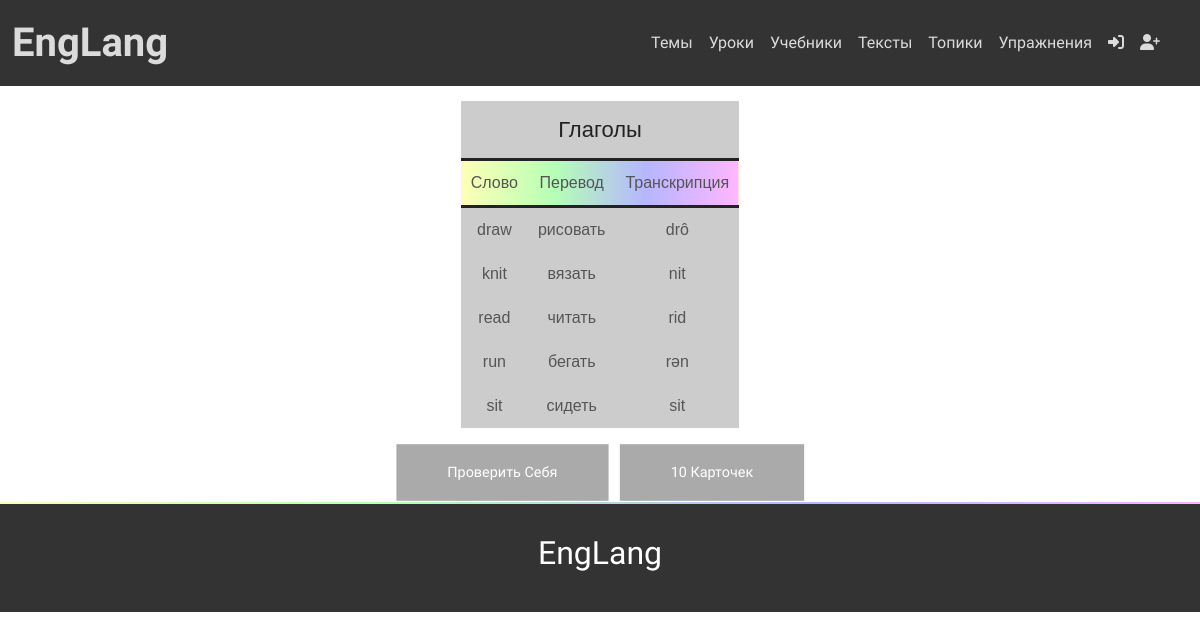
/exercises/topic/glagolyi/, run on the app's committed database.
### exercises/models.py (models this page shows, shortened)
class Topic(models.Model):
    author = models.ForeignKey(Profile, null=True, blank=True, on_delete=models.CASCADE)
    name = models.CharField('topic', max_length=100)
    slug = models.SlugField()
    theme = models.ForeignKey(Theme, on_delete=models.CASCADE, blank=True, null=True)
    words = models.ManyToManyField(Word, blank=True)
    bookmarks = models.ManyToManyField(User, related_name='bookmarked_topics', blank=True)
    class Meta:
        verbose_name = 'Топик'
        verbose_name_plural = 'Топики'
        unique_together = ('name', 'slug')

class Word(models.Model):
    word_eng = models.CharField('word', max_length=50)
    word_rus = models.CharField(max_length=50)
    transcript = models.CharField(max_length=50)
    class Meta:
        verbose_name = 'Слово'
        verbose_name_plural = 'Слова'
        ordering = ('word_eng', 'word_rus')
        unique_together = ('word_eng', 'word_rus')

### exercises/views.py (the view, shortened to what this page needs)
# urls.py: path('topic/<str:topic_slug>/', views.topic_details, name='topic_details'),
def topic_details(request, topic_slug):
    topic = get_object_or_404(Topic, slug=topic_slug)
    form = WordForm()
    search_words = None
    words = Word.objects.filter(topic=topic)
    if request.GET.get('q'):
        query = request.GET.get('q')
        search_words = Word.objects.distinct().filter(
            Q(word_eng__icontains=query) |
            Q(word_rus__icontains=query)
        )
    context = {
        'topic': topic,
        'words': words,
        'search_words': search_words,
        'form': form
    }
    return render(request, 'exercises/topic_detail.html', context)

### templates/exercises/topic_detail.html (shortened to what this page needs)
{% extends 'base.html' %}
{% load static %}
{% block content %}
    <div class="container-fluid">
        <div class="row">
            <div class="col-12">
                <table>
                    {% if user.is_staff %}
                        <tr>
                            <th colspan="4">{{ topic.name }}</th>
                        </tr>
                        <tr>
                            <td>Слово</td>
                            <td>Перевод</td>
                            <td>Транскрипция</td>
                            <td>Действия</td>
                        </tr>
                        {% for word in words %}
                        <tr>
                            <td>
                                {{ word.word_eng }}
                                <a onclick="speak('{{ word.word_eng }}')"><i class="fas fa-volume-up"></i></a>
                            </td>
                            <td>{{ word.word_rus }}</td>
                            <td>{{ word.transcript }}</td>
                            <td>
                                <a href="{% url 'update_word' word.id %}"><i class="fas fa-edit"></i></a>
                                <a href="{% url 'remove_word_from_topic' topic.slug word.id %}"><i class="fas fa-times"></i></a>
                                <a href="{% url 'delete_word' word.id %}"><i class="fas fa-trash-alt"></i></a>
                            </td>
                        </tr>
                    {% endfor %}
                    {% else %}
                        <tr>
                            <th colspan="3">{{ topic.name }}</th>
                        </tr>
                        <tr>
                            <td>Слово</td>
                            <td>Перевод</td>
                            <td>Транскрипция</td>
                        </tr>
                        {% for word in words %}
                        <tr>
                            <td>{{ word.word_eng }}</td>
                            <td>{{ word.word_rus }}</td>
                            <td>{{ word.transcript }}</td>
                        </tr>
                        {% endfor %}
                    {% endif %}
                </table>
            </div>
            {% if user.is_authenticated %}
            <div class="col-12 offset-lg-2 col-lg-8 offset-xl-3 col-xl-6 text-center"></p>
                {% if user in topic.bookmarks.all %}
                    <form class="sub_unsub" action="{% url 'bookmark_topic' topic.id %}" method="post" name="remove" id="remove">
                        {% csrf_token %}
                        <a class="btn btn-success" href="{% url 'ten_random_words_from_bookmarks' %}">10 случайных слов</a>
                        <button class="btn btn-danger" type="submit" name="remove" value="{{ topic.id }}"><i class="fas fa-bookmark"></i></button>
                        <a class="btn btn-primary" href="{% url 'one_word' %}">Проверить себя</a>
                    </form>
                {% else %}
                    <form class="sub_unsub" action="{% url 'bookmark_topic' topic.id %}" method="post" name="add" id="add">
                        {% csrf_token %}
                        <a class="btn btn-success" href="{% url 'ten_random_words' %}">10 случайных слов</a>
                        <button class="btn btn-warning" type="submit" name="add" value="{{ topic.id }}"><i class="fas fa-bookmark"></i></button>
                        <a class="btn btn-primary" href="{% url 'one_word' %}">Проверить себя</a>
                    </form>
                {% endif %}
            </div>
                {% if topic.author == request.user.profile or request.user.is_superuser %}
                    <div class="col-12 text-center col-sm-6 text-md-end"><a class="btn btn-primary" href="{% url 'update_topic' topic.slug %}"><i class="fas fa-pen"></i></a></div>
                    <div class="col-12 text-center col-sm-6 text-md-start"><a class="btn btn-danger" href="{% url 'delete_topic' topic.slug %}"><i class="fas fa-trash"></i></a></div>
                    <br><br><br>
                {% endif %}
            {% else %}
            <div class="col-12 offset-lg-2 col-lg-8 offset-xl-3 col-xl-6 text-center">
                <a class="btn btn-primary" href="{% url 'one_word' %}">Проверить себя</a>
                <a href="{% url 'ten_random_words' %}" class="btn btn-primary">10 Карточек</a>
            </div>
            {% endif %}
        </div>
    </div>
{% endblock content %}

### static/css/style.css (style rules this page uses)
a { text-decoration: none; color: #222; transition: all 0.3s ease; }
.btn { display: inline-block; padding: 15px 50px; background-color: #aaa; font-size: 15px; font-weight: 500; transition: all 0.5s ease; transform: scale(0.96); text-transform: capitalize; color: #fff; border: 3px solid transparent; border-radius: 0px; }
.btn-warning, .btn-success, .btn-primary, .btn-danger { border-radius: 0px; }

### static/css/base.css (style rules this page uses)
:root { --gradient: linear-gradient(to right, #ff0, #0f0, #00f, #f0f); --light-gradient: linear-gradient(to right, #ffb, #bfb, #bbf, #fbf); --dark-gradient: linear-gradient(to right, #660, #060, #006, #606); }
body, html { width: 100%; height: 100%; margin: 0; padding: 0; font-family: 'Inter Tight', sans-serif; color: #222; }

### static/css/table.css (style rules this page uses)
table { font-family: Poppins, Verdana, Geneva, Tahoma, sans-serif; text-align: center; border-collapse: collapse; border-spacing: 5px; background: #ccc; margin: 15px auto; }
th { font-size: 22px; font-weight: 300; padding: 12px 10px; border-bottom: 3px solid; }
tbody tr:nth-child(2) { border-bottom: 3px solid; background-image: linear-gradient(to right, #ffffb6,#b6ffb6,#b6b6ff,#ffb6ff); border-image-slice: 1; }
td { padding: 10px; color: #555; }

### data on the page
Topic: name "Глаголы"
Word: word_eng "draw", word_rus "рисовать", transcript "drô"
Word: word_eng "knit", word_rus "вязать", transcript "nit"
Word: word_eng "read", word_rus "читать", transcript "rid"
Word: word_eng "run", word_rus "бегать", transcript "rən"
Word: word_eng "sit", word_rus "сидеть", transcript "sit"
